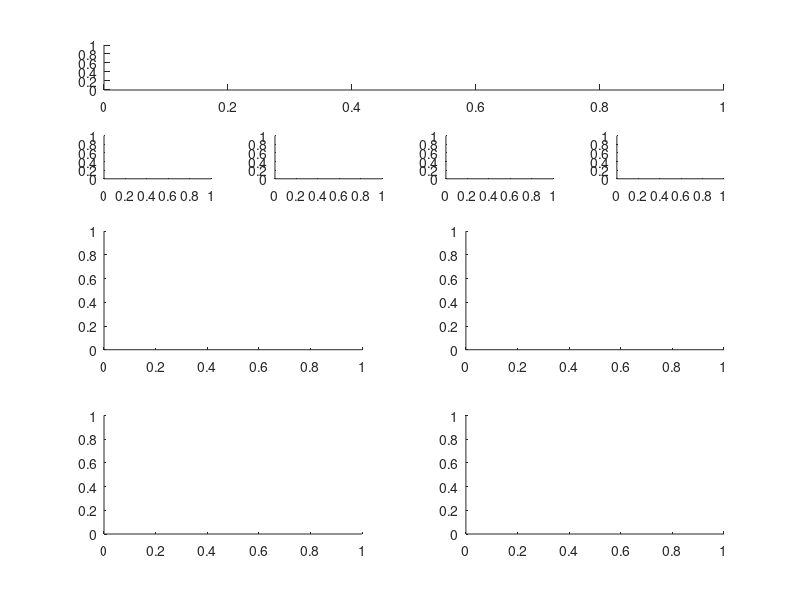

MATLAB code to generate this figure: (Note: this script raises an error after producing the figure.)

close all
addpath('../')
clear ch ax

% make the figure
figure('outerposition',[300 300 800 1000],'PaperUnits','points','PaperSize',[800 1000]); hold on

ax.cartoon = subplot(6,1,1); hold on
ax.spiking_g = subplot(6,4,5); hold on
ax.spiking_V = subplot(6,4,6); hold on
ax.spiking_f = subplot(3,2,3); hold on
ax.spiking_Ca = subplot(3,2,5); hold on

ax.bursting_g = subplot(6,4,7); hold on
ax.bursting_V = subplot(6,4,8); hold on
ax.bursting_f = subplot(3,2,4); hold on
ax.bursting_Ca = subplot(3,2,6); hold on



% make a spiking neuron
x = singleCompartment.makeNeuron();
singleCompartment.disableControllers(x)
x.set('*gbar',[190 64 4.3 .62 0 1517 .125 1820])

% measure calcium levels in base model
x.dt = .1;
x.t_end = 10e3;
x.integrate;
V = x.integrate;
Ca0 = x.AB.Ca_average;
metrics0 = xtools.V2metrics(V,'sampling_rate',10);

time = (1:length(V))*1e-3*x.dt;
plot(ax.spiking_V,time,V,'k')
set(ax.spiking_V,'XLim',[0 1])


x.plotgbars(ax.spiking_g,'AB')

for i = 1:length(x.handles.gbar_plot)
	% make stem plots solid
	x.handles.gbar_plot(i).MarkerFaceColor = x.handles.gbar_plot(i).Color;
	x.handles.gbar_plot(i).LineWidth = 1;
end

gbar = x.get('*gbar');
model_hash = hashlib.md5hash([gbar(:); [2 3]'; [1 4 5 6 8]']);

% measure Calcium level set
singleCompartment.perturb.findCalciumNullcline(x);
load([model_hash '_calcium.voronoi'],'v','-mat')



% measure behaviour in a grid using xgrid
% we will encode behaviour using colours 


gridsize = 100;
g0 = x.get('*gbar');

x0 = sum(g0(2:3));
y0 = sum(g0([1 4 5 6 8]));

x_range = corelib.logrange(x0/100,x0*10,gridsize);
y_range = corelib.logrange(y0/100,y0*10,gridsize);



if exist('spiking_neuron_grid.mat','file')
	load('spiking_neuron_grid.mat','g','Ca','metrics')
else

	

	all_g = repmat(g0,1,100,100);


	for i = 1:gridsize
		for j = 1:gridsize
			all_g(:,i,j) =  singleCompartment.perturb.scaleG(g0,x_range(i),y_range(j));
		end
	end


	all_g = reshape(all_g,8,gridsize*gridsize);

	p = xgrid;
	p.cleanup;
	p.x = x;
	p.n_batches = 40;
	p.sim_func = @singleCompartment.measureMetrics;
	p.batchify(all_g,x.find('*gbar'));


	p.simulate;
	p.wait()


	[sim_data,metadata] = p.gather;
	metrics = sim_data{1};
	Ca = sim_data{2};
	g = sim_data{3};


	save('spiking_neuron_grid.mat','g','Ca','metrics')

end


% project g onto plane
xx = sum(g(2:3,:));
yy = sum(g([1 4 5 6 8],:));

f = log(metrics(5,:)./metrics0.firing_rate);



show_here = ax.spiking_f;
scatter(show_here,xx,yy,63,f,'filled','Marker','s')
set(show_here,'XScale','log','YScale','log')
c = parula;
c(1,:) = 1;
colormap(show_here,c);
caxis(show_here,[-.5 2])

% show where the reference model is
plot(show_here,x0,y0,'p','MarkerSize',12,'MarkerFaceColor','k','MarkerEdgeColor','k')

ch.spiking_f = colorbar(show_here);
set(ch.spiking_f,'YTick',[-.5 log([25 50 100]/25)],'YTickLabel',{'Silent','25', '50','100'});
title(ch.spiking_f,'f (Hz)')

plot((show_here),x_range,y_range,'k:','LineWidth',2);
axis((show_here),'square');



show_here = ax.spiking_Ca; hold on

rel_ca = log2(Ca./Ca0);
rel_ca(rel_ca<-2) = -2;

scatter(show_here,xx,yy,63,rel_ca,'filled','Marker','s')

set(show_here,'XScale','log','YScale','log')
ch.spiking_Ca = colorbar(show_here);
colormap(show_here,colormaps.redblue);


caxis((show_here),[-4 4])


plot((show_here),x_range,y_range,'k:','LineWidth',2);
axis((show_here),'square');

set(ch.spiking_Ca,'YTick',[-4:2:4],'YTickLabel',{'<1/16','1/4', 'Target','4X','16X'});
title(ch.spiking_Ca,'<[Ca^{2+}]>')



% plot level set
xx = v.boundaries(1).regions.x;
yy = v.boundaries(1).regions.y;
xx(xx==max(xx)) = NaN;
yy(yy==max(yy)) = NaN;
plot(show_here,xx,yy,'k')

XLim = [min(x_range)*.8 max(x_range)*1.2];
YLim = [min(y_range)*.8 max(y_range)*1.2];

set(show_here,'XLim',XLim,'YLim',YLim,'XTick',[10 100 1e3])
set(ax.spiking_f,'XLim',XLim,'YLim',YLim,'XTick',[10 100 1e3])
xlabel(show_here,'$\mathbf{\Sigma \bar{g}_{Ca} (\mu S/mm^2)}$','interpreter','latex')
ylabel(show_here,'$\mathbf{\Sigma \bar{g} - \Sigma \bar{g}_{Ca} (\mu S/mm^2)}$','interpreter','latex')
ylabel(ax.spiking_f,'$\mathbf{\Sigma \bar{g} - \Sigma \bar{g}_{Ca} (\mu S/mm^2)}$','interpreter','latex')






% make a bursting neuron
x = singleCompartment.makeNeuron();
singleCompartment.disableControllers(x)
x.set('*gbar',[379 165 2.35 .72 297 1713 .46 1370])

gbar = x.get('*gbar');
model_hash = hashlib.md5hash([gbar(:); [2 3]'; [1 4 5 6 8]']);

% measure calcium levels in base model
x.dt = .1;
x.t_end = 10e3;
x.integrate;
V = x.integrate;
Ca0 = x.AB.Ca_average;
metrics0 = xtools.V2metrics(V,'sampling_rate',10);

% show gbars
x.plotgbars(ax.bursting_g,'AB')

for i = 1:length(x.handles.gbar_plot)
	% make stem plots solid
	x.handles.gbar_plot(i).MarkerFaceColor = x.handles.gbar_plot(i).Color;
	x.handles.gbar_plot(i).LineWidth = 1;
end

% show voltage trace
time = (1:length(V))*1e-3*x.dt;
plot(ax.bursting_V,time,V,'k')
set(ax.bursting_V,'XLim',[0 2])

% measure Calcium level set
singleCompartment.perturb.findCalciumNullcline(x);
load([model_hash '_calcium.voronoi'],'v','-mat')


% measure behaviour in a grid using xgrid
% we will encode behaviour using colours 

gridsize = 100;
g0 = x.get('*gbar');

x0 = sum(g0(2:3));
y0 = sum(g0([1 4 5 6 8]));

x_range = corelib.logrange(x0/100,x0*10,gridsize);
y_range = corelib.logrange(y0/100,y0*10,gridsize);

if exist('bursting_neuron_grid.mat','file')
	load('bursting_neuron_grid.mat','g','Ca','metrics')
else


	all_g = repmat(g0,1,100,100);

	for i = 1:gridsize
		for j = 1:gridsize
			all_g(:,i,j) =  singleCompartment.perturb.scaleG(g0,x_range(i),y_range(j));
		end
	end


	all_g = reshape(all_g,8,gridsize*gridsize);

	p = xgrid;
	p.cleanup;
	p.x = x;
	p.n_batches = 40;
	p.sim_func = @singleCompartment.measureMetrics;
	p.batchify(all_g,x.find('*gbar'));


	p.simulate;
	p.wait()


	[sim_data,metadata] = p.gather;
	metrics = sim_data{1};
	Ca = sim_data{2};
	g = sim_data{3};


	save('bursting_neuron_grid.mat','g','Ca','metrics')

end


% project g onto plane
xx = sum(g(2:3,:));
yy = sum(g([1 4 5 6 8],:));

f = metrics(5,:);
f = f/max(f);


regularity = metrics(9,:)./metrics(11,:);
regularity = log(regularity);
regularity = regularity/max(regularity);


spike_peak = metrics(19,:);
spike_peak = spike_peak - min(spike_peak);
spike_peak = spike_peak/max(spike_peak);

C = zeros(length(xx),3);
C(:,3) = f;
C(:,1) = 1-regularity;
C(:,2) = spike_peak;

show_here = ax.bursting_f;
scatter(show_here,xx,yy,63,C,'filled','Marker','s')
set(show_here,'XScale','log','YScale','log')
axis((show_here),'square');

plot(ax.bursting_f,x_range,y_range,'k:','LineWidth',2);

% show where the reference model is
plot(ax.bursting_f,x0,y0,'p','MarkerSize',12,'MarkerFaceColor','k','MarkerEdgeColor','k')


% show calcium
show_here = ax.bursting_Ca; hold on

rel_ca = log2(Ca./Ca0);
rel_ca(rel_ca<-2) = -2;

scatter(show_here,xx,yy,63,rel_ca,'filled','Marker','s')

set(show_here,'XScale','log','YScale','log')
ch.bursting_Ca = colorbar(show_here);
colormap(show_here,colormaps.redblue);
ch.bursting_Ca.Position = [.92 .11 .01 .1];

caxis((show_here),[-4 4])


plot((show_here),x_range,y_range,'k:','LineWidth',2);
axis((show_here),'square');

set(ch.bursting_Ca,'YTick',[-4:2:4],'YTickLabel',{'<1/16','1/4', 'Target','4X','16X'});
title(ch.bursting_Ca,'<[Ca^{2+}]>')


xx = v.boundaries(1).regions.x;
yy = v.boundaries(1).regions.y;
xx(xx==max(xx)) = NaN;
yy(yy==max(yy)) = NaN;
plot(show_here,xx,yy,'k')


XLim = [min(x_range)*.8 max(x_range)*1.2];
YLim = [min(y_range)*.8 max(y_range)*1.2];

set(show_here,'XLim',XLim,'YLim',YLim,'XTick',[10 100 1e3])
xlabel(show_here,'$\mathbf{\Sigma \bar{g}_{Ca} (\mu S/mm^2)}$','interpreter','latex')
ylabel(show_here,'$\mathbf{\Sigma \bar{g}_{others} (\mu S/mm^2)}$','interpreter','latex')

set(ax.bursting_f,'XLim',XLim,'YLim',YLim,'XTick',[10 100 1e3])

ylabel(ax.bursting_f,'$\mathbf{\Sigma \bar{g}_{others} (\mu S/mm^2)}$','interpreter','latex')

axlib.makeEphys(ax.bursting_V)
axlib.makeEphys(ax.spiking_V,'time_scale',.5)








% cosmetic fixes
ax.spiking_g.Position = [.1 .73 .15 .05];
ax.spiking_g.YLim = [.1 1e4];
ax.spiking_g.YTick = [1 100 1e3];
ax.spiking_g.YMinorTick = 'off';

ax.spiking_V.Position = [.3 .73 .1 .05];

ax.bursting_g.Position = [.6 .73 .15 .05];
ax.bursting_g.YLim = [.1 1e4];
ax.bursting_g.YTick = [1 100 1e3];
ax.bursting_g.YMinorTick = 'off';

ax.bursting_V.Position = [.8 .73 .1 .05];

ylabel(ax.spiking_g,'$\mathbf{\bar{g} (\mu S/mm^2)}$','interpreter','latex')
ylabel(ax.bursting_g,'$\mathbf{\bar{g} (\mu S/mm^2)}$','interpreter','latex')

ax.spiking_Ca.Position = [.1 .05 .3 .3];
ax.bursting_Ca.Position = [.6 .05 .3 .3];
ax.spiking_f.Position = [.1 .35 .3 .3];
ax.bursting_f.Position = [.6 .35 .3 .3];

ch.spiking_Ca.Position = [.43 .11 .01 .1];

ch.spiking_f.Position = [.43 .41 .01 .1];

% create fake axes over the bursting f plot to put colorbars there
for i = 1:3
	fake_axes(i) = axes;
	fake_axes(i).Position = ax.bursting_f.Position;
	fake_axes(i).Position(1) = 1;
	set(fake_axes(i),'YTick',[],'YColor','w')

	% create the colormaps we need
	C = zeros(100,3);
	for j = 1:3
		C(:,j) = linspace(1,0,100);
	end
	C(:,i) = 1;
	colormap(fake_axes(i),C);


	fake_colorbar(i) = colorbar(fake_axes(i));
	fake_colorbar(i).YTick = [];
	fake_colorbar(i).Location = 'northoutside';
end

for i = 1:3
	fake_colorbar(i).Position = [.51 + i*.1 .64 .09 .01];
end

th = title(fake_colorbar(1),'ISI regularity','FontSize',13);
th.Position = [40 10 0];
th = title(fake_colorbar(2),'Peak voltage','FontSize',13);
th.Position = [40 10 0];
th = title(fake_colorbar(3),'Firing rate','FontSize',13);
th.Position = [40 10 0];


I = imread('cartoon.png');
figlib.showImageInAxes(ax.cartoon,I)

figlib.pretty('plw',1,'lw',1,'fs',12)

axlib.label(ax.cartoon,'a');

axlib.label(ax.spiking_g,'b','x_offset',-.02);
axlib.label(ax.spiking_f,'c','x_offset',-.02,'y_offset',-.04);
axlib.label(ax.spiking_Ca,'d','x_offset',-.02,'y_offset',-.04);

axlib.label(ax.bursting_g,'e','x_offset',-.02);
axlib.label(ax.bursting_f,'f','x_offset',-.02,'y_offset',-.04);
axlib.label(ax.bursting_Ca,'g','x_offset',-.02,'y_offset',-.04);

